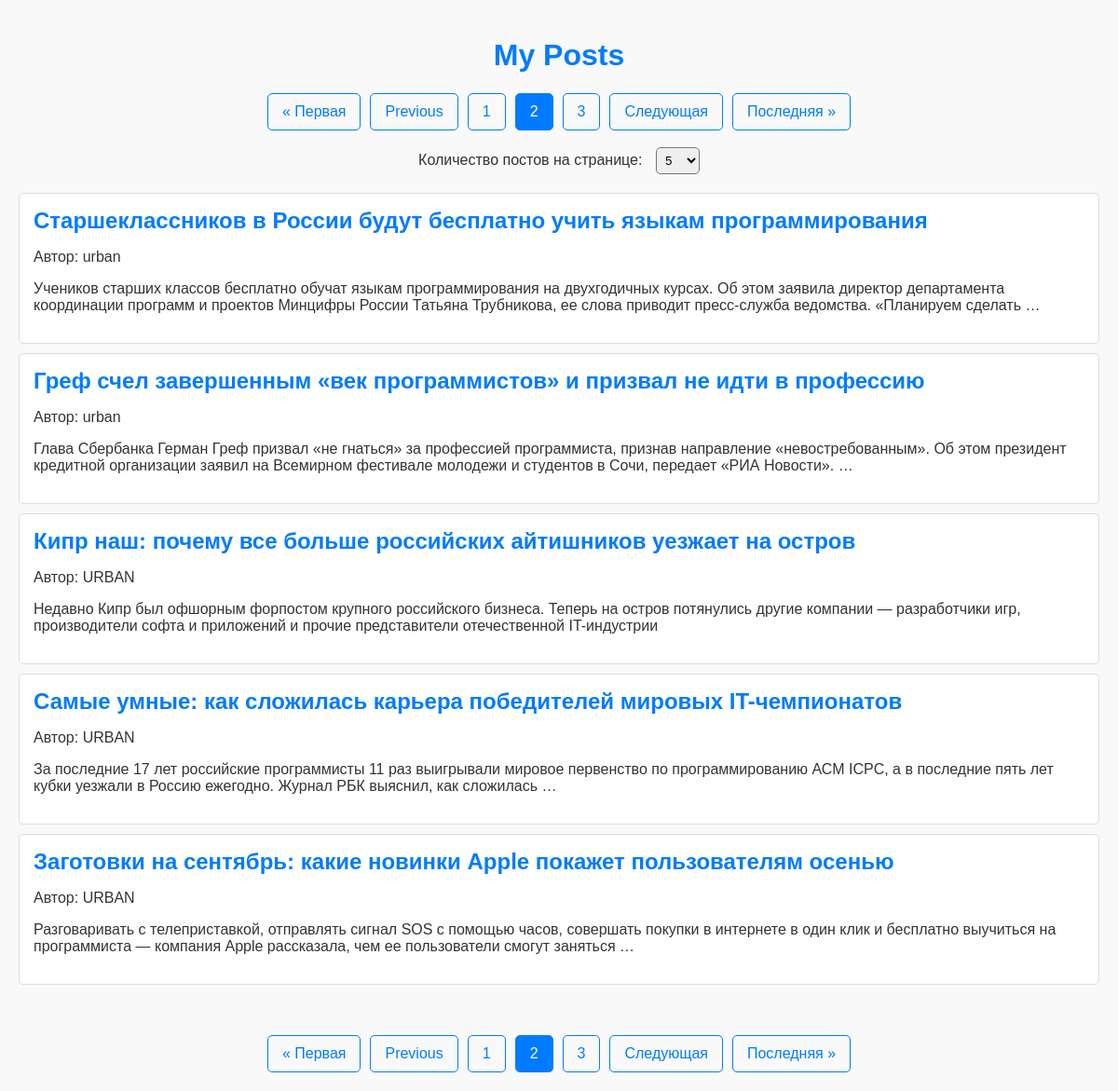
The app's page /?page=2&items_per_page=5 with its own data.
### task5/models.py (models this page shows, shortened)
class Post(models.Model):
    title = models.CharField(max_length=200)
    content = models.TextField()
    author = models.CharField(max_length=100)
    created_at = models.DateTimeField(auto_now_add=True)

### task5/views.py (the view)
# urls.py: path('', post_list, name='post_list'),
def post_list(request):
    post_list = Post.objects.all()
    items_per_page = request.GET.get('items_per_page', 5)
    paginator = Paginator(post_list, items_per_page)
    page_number = request.GET.get('page')
    page_obj = paginator.get_page(page_number)
    return render(request, 'post_list.html', {'page_obj': page_obj})

### templates/post_list.html (shortened to what this page needs)
<!DOCTYPE html>
<html lang="en">
<head>
    {% load static %}
    <link rel="stylesheet" href="{% static 'css/styles.css' %}">
</head>
<body>
    <h1>My Posts</h1>
    <div class="pagination">
        {% if page_obj.has_previous %}
            <a href="?page=1&items_per_page={{ page_obj.paginator.per_page }}">&laquo; Первая</a>
            <a href="?page={{ page_obj.previous_page_number }}&items_per_page={{ page_obj.paginator.per_page }}">Previous</a>
        {% endif %}
        {% for num in page_obj.paginator.page_range %}
            {% if num == page_obj.number %}
                <a class="active">{{ num }}</a>
            {% else %}
                <a href="?page={{ num }}&items_per_page={{ page_obj.paginator.per_page }}">{{ num }}</a>
            {% endif %}
        {% endfor %}
        {% if page_obj.has_next %}
            <a href="?page={{ page_obj.next_page_number }}&items_per_page={{ page_obj.paginator.per_page }}">Следующая</a>
            <a href="?page={{ page_obj.paginator.num_pages }}&items_per_page={{ page_obj.paginator.per_page }}">Последняя &raquo;</a>
        {% endif %}
    </div>
    <br>
    <form method="GET" action="">
        <label for="items_per_page">Количество постов на странице:</label>
        <select name="items_per_page" id="items_per_page" onchange="this.form.submit()">
            <option value="5" {% if page_obj.paginator.per_page == 5 %}selected{% endif %}>5</option>
        </select>
    </form>
    <ul>
        {% for post in page_obj %}
            <li>
                <h2><a href="{% url 'post_detail' post.pk %}">{{ post.title }}</a></h2>
                <p>Автор: {{ post.author }}</p>
                <p>{{ post.content|truncatewords:30 }}</p>
            </li>
        {% endfor %}
    </ul>
    <br>
    <div class="pagination">
        {% if page_obj.has_previous %}
            <a href="?page=1&items_per_page={{ page_obj.paginator.per_page }}">&laquo; Первая</a>
            <a href="?page={{ page_obj.previous_page_number }}&items_per_page={{ page_obj.paginator.per_page }}">Previous</a>
        {% endif %}
        {% for num in page_obj.paginator.page_range %}
            {% if num == page_obj.number %}
                <a class="active">{{ num }}</a>
            {% else %}
                <a href="?page={{ num }}&items_per_page={{ page_obj.paginator.per_page }}">{{ num }}</a>
            {% endif %}
        {% endfor %}
        {% if page_obj.has_next %}
            <a href="?page={{ page_obj.next_page_number }}&items_per_page={{ page_obj.paginator.per_page }}">Следующая</a>
            <a href="?page={{ page_obj.paginator.num_pages }}&items_per_page={{ page_obj.paginator.per_page }}">Последняя &raquo;</a>
        {% endif %}
    </div>
</body>
</html>

### static/css/styles.css (style rules this page uses)
body { font-family: Arial, sans-serif; background-color: #f9f9f9; color: #333; margin: 0; padding: 20px; }
h1 { text-align: center; color: #007BFF; }
ul { list-style-type: none; padding: 0; }
li { background-color: #fff; border: 1px solid #ddd; border-radius: 5px; margin-bottom: 10px; padding: 15px; transition: box-shadow 0.3s ease; }
li h2 { margin: 0; }
li h2 a { text-decoration: none; color: #007BFF; }
form { margin-bottom: 20px; text-align: center; }
label { margin-right: 10px; }
.pagination { display: flex; justify-content: center; margin-top: 20px; }
.pagination a { padding: 10px 15px; margin: 0 5px; border: 1px solid #007BFF; color: #007BFF; text-decoration: none; border-radius: 5px; transition: background-color 0.3s ease; }
.pagination a.active { background-color: #007BFF; color: white; }
select { padding: 5px; border-radius: 5px; borde }

### records on screen
Post: title "Старшеклассников в России будут бесплатно учить языкам программирования", author "urban", content "Учеников старших классов бесплатно обучат языкам программирования на двухгодичных курсах. Об этом заявила директор департамента координации программ и проектов Минцифры России Татьяна Трубникова, ее слова приводит пресс-служба ведомства. «Планируем сделать …"
Post: title "Греф счел завершенным «век программистов» и призвал не идти в профессию", author "urban", content "Глава Сбербанка Герман Греф призвал «не гнаться» за профессией программиста, признав направление «невостребованным». Об этом президент кредитной организации заявил на Всемирном фестивале молодежи и студентов в Сочи, передает «РИА Новости». …"
Post: title "Кипр наш: почему все больше российских айтишников уезжает на остров", author "URBAN", content "Недавно Кипр был офшорным форпостом крупного российского бизнеса. Теперь на остров потянулись другие компании — разработчики игр, производители софта и приложений и прочие представители отечественной IT-индустрии"
Post: title "Самые умные: как сложилась карьера победителей мировых IT-чемпионатов", author "URBAN", content "За последние 17 лет российские программисты 11 раз выигрывали мировое первенство по программированию АСМ ICPC, а в последние пять лет кубки уезжали в Россию ежегодно. Журнал РБК выяснил, как сложилась …"
Post: title "Заготовки на сентябрь: какие новинки Apple покажет пользователям осенью", author "URBAN", content "Разговаривать с телеприставкой, отправлять сигнал SOS с помощью часов, совершать покупки в интернете в один клик и бесплатно выучиться на программиста — компания Apple рассказала, чем ее пользователи смогут заняться …"

### other values on screen
{{ num }} "1" "3"
{{ num }} "2"
